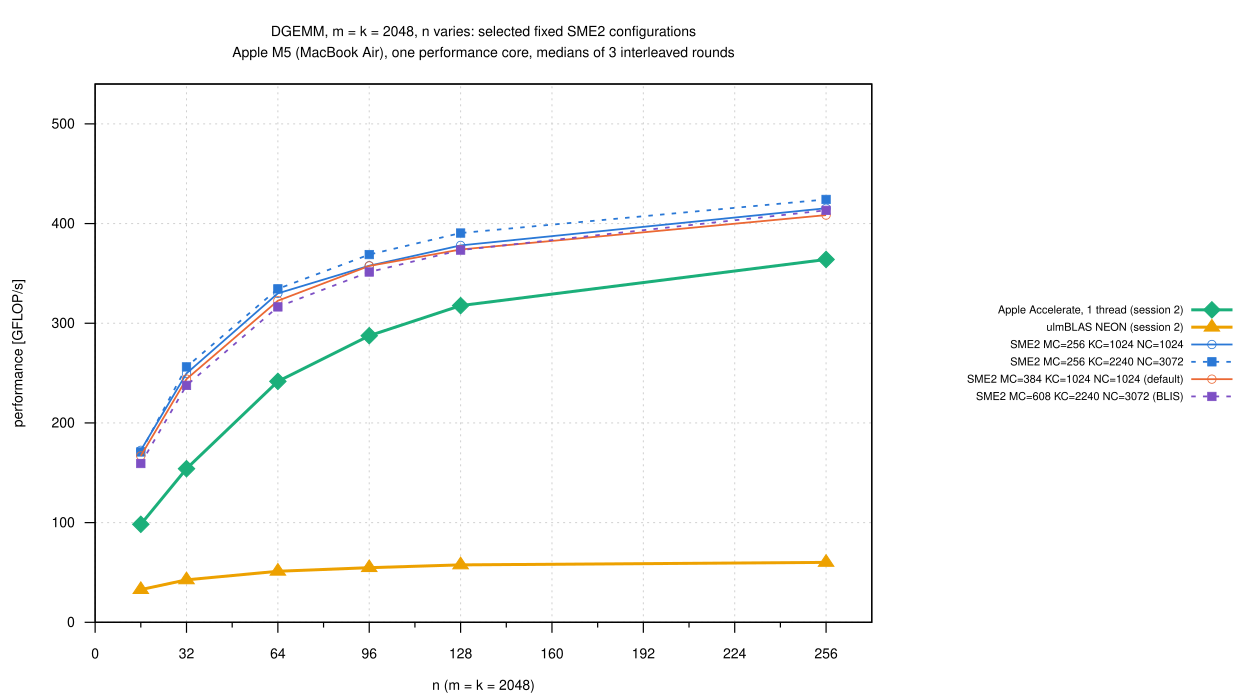

Write the gnuplot code that produced this figure.
load "_style.gp"
load "_selection.gp"
set terminal svg size 1250,700 dynamic enhanced font "Helvetica,14" background rgb "white"
set output "small_n_selected.svg"
set xrange [0:272]
set xtics 0, 32, 256
set mxtics 2
set yrange [0:540]
set key outside right center vertical font ",11" spacing 1.05 nobox
FILE = "small_n.csv"; XCOL = "n"; XLABEL = "n (m = k = 2048)"; VARS = SEL
TITLE = "DGEMM, m = k = 2048, n varies: selected fixed SME2 configurations\nApple M5 (MacBook Air), one performance core, medians of 3 interleaved rounds"
load "_family.gp"
